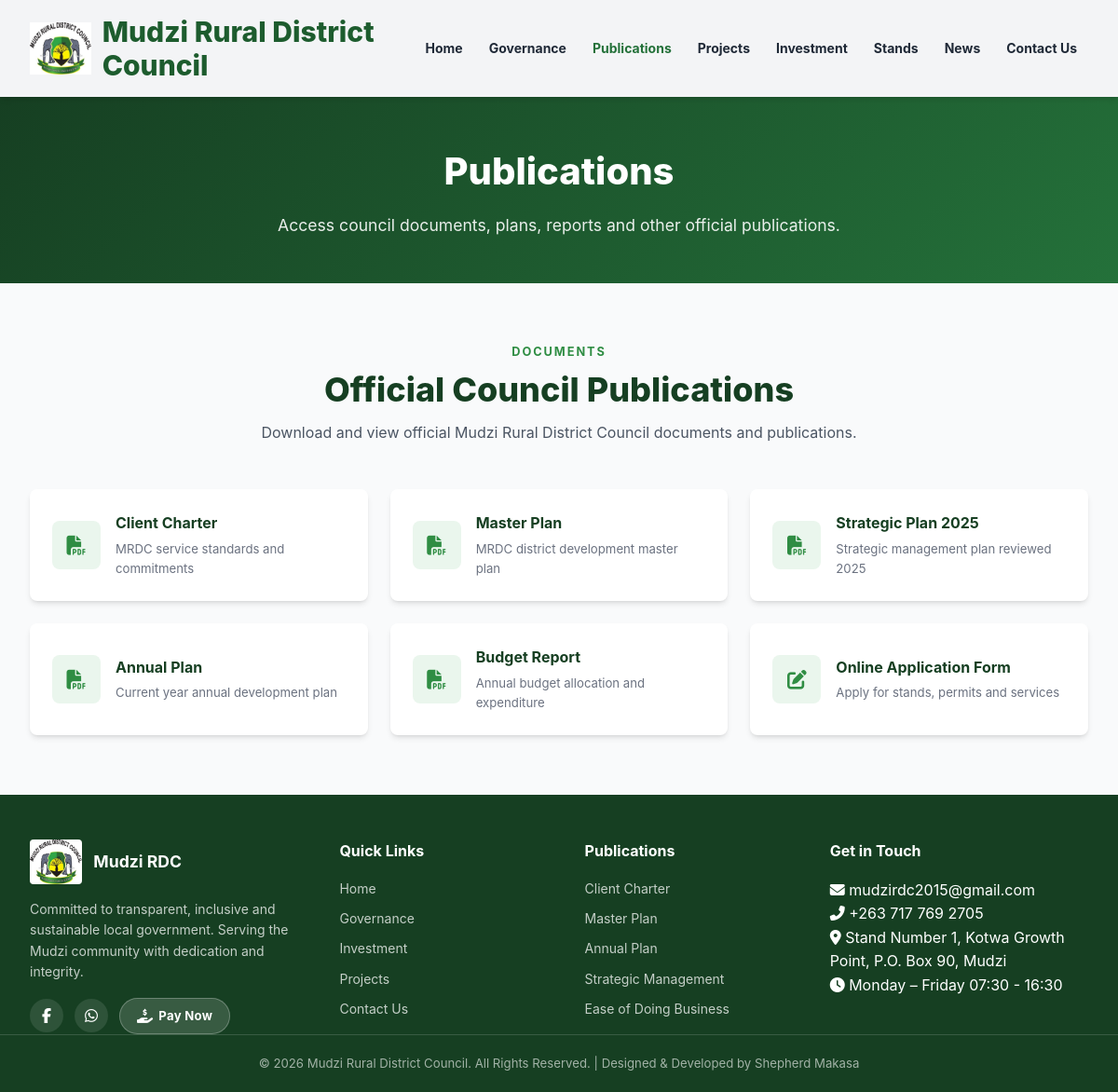
Screenshot of /publications/ with the database file from the repository.
### app/models/publication.py (models this page shows, shortened)
class Publication(db.Model):
    __tablename__ = "publications"
    id = db.Column(db.Integer, primary_key=True)
    title = db.Column(db.String(200), nullable=False)
    description = db.Column(db.Text)
    document_url = db.Column(db.String(500), nullable=False)
    published_at = db.Column(db.DateTime, default=datetime.utcnow, nullable=False)
    is_published = db.Column(db.Boolean, default=True, nullable=False)

### app/routes/publications.py (the view)
@publications_bp.route("/")
def index():
    publications = Publication.query.filter_by(is_published=True).all()
    return render_template("public/publications.html", publications=publications)

### app/templates/public/publications.html
{% extends "base.html" %}{% set current_page = 'publications' %}{% block title %}Publications - Mudzi Rural District Council{% endblock %}{% block content %}{% include 'includes/site_header.html' %}<main><section class="page-header"><div class="container"><h1>Publications</h1><p>Access council documents, plans, reports and other official publications.</p></div></section><section class="content-section"><div class="container"><div class="section-heading"><p class="eyebrow">Documents</p><h2>Official Council Publications</h2><p>Download and view official Mudzi Rural District Council documents and publications.</p></div><div class="publications-grid">{% for publication in publications %}<a href="{{ publication.document_url }}" class="publication-card" data-aos="fade-up"><div class="publication-icon"><i class="fas fa-file-pdf"></i></div><div><h3>{{ publication.title }}</h3><p>{{ publication.description }}</p></div></a>{% endfor %}<a href="{{ url_for('main.application') }}" class="publication-card"><div class="publication-icon"><i class="fas fa-edit"></i></div><div><h3>Online Application Form</h3><p>Apply for stands, permits and services</p></div></a></div></div></section></main>{% include 'includes/site_footer.html' %}{% endblock %}

### app/static/css/style.css (style rules this page uses)
:root { --blue-900: #163f22; --blue-800: #1d5c2e; --blue-700: #24713a; --blue-600: #2f8d43; --blue-500: #4b9a62; --blue-100: #d6ecd8; --blue-50: #eaf6ed; --brand-green-900: #163f22; --brand-green-800: #1d5c2e; --brand-green-700: #24713a; --brand-green-600: #2f8d43; --brand-green-100: #d6ecd8; --brand-green-50: #eaf6ed; --yellow-400: #facc15; --yellow-500: #eab308; --gray-50: #f9fafb; --gray-100: #f3f4f6; --gray-200: #e5e7eb; --gray-300: #d1d5db; --gray-500: #6b7280; --gray-600: #4b5563; --gray-700: #374151; --gray-800: #1f2937; --gray-900: #111827; --white: #ffffff; --shadow-sm: 0 1px 2px rgba(0, 0, 0, 0.05); --shadow-md: 0 4px 6px -1px rgba(0, 0, 0, 0.1), 0 2px 4px -2px rgba(0, 0, 0, 0.1); --shadow-lg: 0 10px 15px -3px rgba(0, 0, 0, 0.1), 0 4px 6px -4px rgba(0, 0, 0, 0.1); --shadow-xl: 0 20px 25px -5px rgba(0, 0, 0, 0.1), 0 8px 10px -6px rgba(0, 0, 0, 0.1); --radius: 8px; --radius-full: 9999px; --transition: 300ms ease-in-out; }
*, *::before, *::after { box-sizing: border-box; margin: 0; padding: 0; }
html { scroll-behavior: smooth; }
body { font-family: -apple-system, BlinkMacSystemFont, 'Segoe UI', Roboto, 'Helvetica Neue', Arial, sans-serif; color: var(--gray-900); background: var(--gray-50); line-height: 1.6; -webkit-font-smoothing: antialiased; }
.container { width: 100%; max-width: 1280px; margin: 0 auto; padding: 0 16px; }
.section-heading { text-align: center; margin-bottom: 48px; }
.section-heading .eyebrow { color: var(--blue-600); text-transform: uppercase; font-size: 0.8rem; letter-spacing: 0.15em; font-weight: 700; margin-bottom: 8px; }
.section-heading h2 { font-size: clamp(1.6rem, 3vw, 2.25rem); font-weight: 800; color: var(--blue-900); line-height: 1.2; margin-bottom: 12px; }
.section-heading p { max-width: 700px; margin: 0 auto; color: var(--gray-600); font-size: 1rem; }
.page-header { background: linear-gradient(135deg, var(--brand-green-900), var(--brand-green-700)); color: var(--white); padding: 48px 0; text-align: center; }
.page-header h1 { font-size: clamp(1.75rem, 4vw, 2.5rem); font-weight: 800; margin-bottom: 12px; }
.page-header p { font-size: 1.1rem; max-width: 700px; margin: 0 auto; opacity: 0.9; }
.content-section { padding: 64px 0; }
.publications-grid { display: grid; grid-template-columns: repeat(auto-fill, minmax(280px, 1fr)); gap: 24px; }
.publication-card { background: var(--white); border-radius: var(--radius); box-shadow: var(--shadow-md); padding: 24px; display: flex; align-items: center; gap: 16px; transition: transform 0.3s; }
.publication-icon { width: 52px; height: 52px; min-width: 52px; background: var(--blue-50); color: var(--blue-600); border-radius: var(--radius); display: flex; align-items: center; justify-content: center; font-size: 1.3rem; }
.publication-card h3 { font-size: 1rem; font-weight: 700; color: var(--blue-900); margin-bottom: 4px; }
.publication-card p { font-size: 0.825rem; color: var(--gray-500); }

### app/static/css/responsive.css (style rules this page uses)
@media (min-width: 1024px) { .container { padding: 0 32px; } }

### rows the page displays
Publication: title "Client Charter", description "MRDC service standards and commitments"
Publication: title "Master Plan", description "MRDC district development master plan"
Publication: title "Strategic Plan 2025", description "Strategic management plan reviewed 2025"
Publication: title "Annual Plan", description "Current year annual development plan"
Publication: title "Budget Report", description "Annual budget allocation and expenditure"
